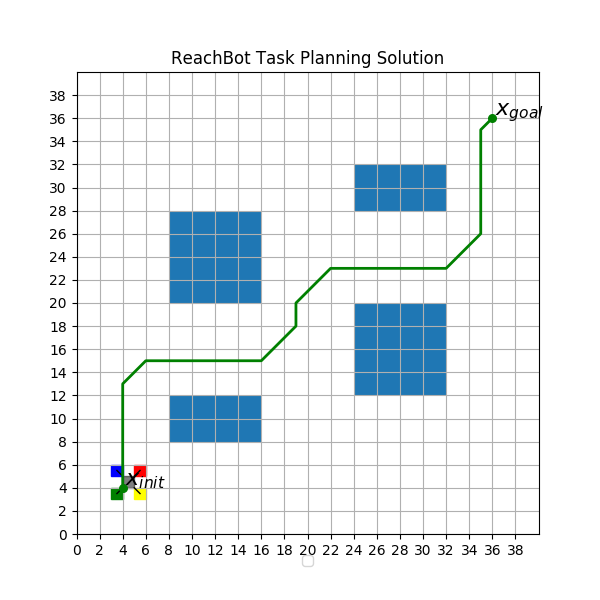
#> input picture Greedy_Heuristic_Approach/Snapshots/ReachBot_Astar_Plot0.png, 600 x 600 px; its folder holds 4 pictures in this run; the run also reads 1 picture not shown here
$ python ReachBot_CreateMovie.py
#> lines starting #> are read from the running program, lines starting #| are printed output that depends on the picture
import numpy as np
import imageio
import os
import glob

# Inspiration from the following stackoverflow which pushed me in the right direction:
# https://stackoverflow.com/questions/753190/programmatically-generate-video-or-animated-gif-in-python

path = os.getcwd()

filenames = glob.glob("*.png")
filenames.sort(key=os.path.getmtime)

images = list(map(lambda filename: imageio.imread(filename), filenames))
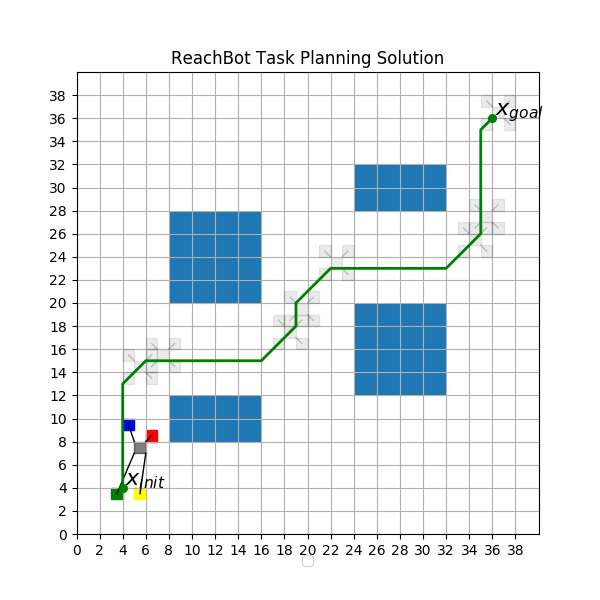
#> input picture Greedy_Heuristic_Approach/Snapshots/ReachBot_Astar_Plot10.png, 600 x 600 px
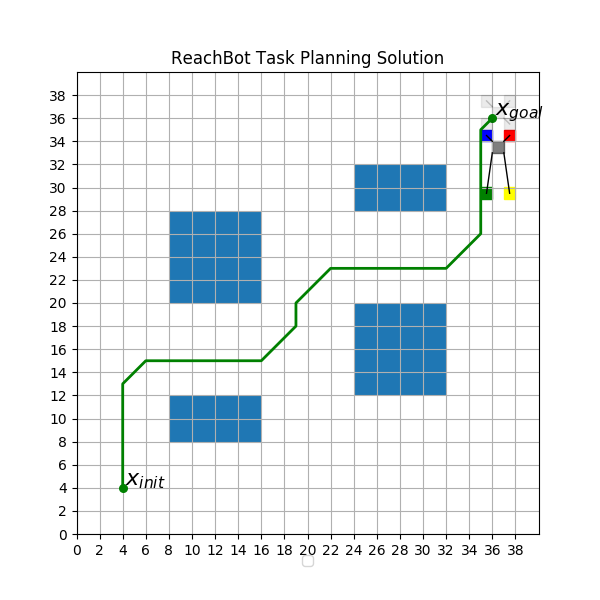
#> input picture Greedy_Heuristic_Approach/Snapshots/ReachBot_Astar_Plot100.png, 600 x 600 px
#> images = 4 items

imageio.mimsave(os.path.join('ReachBot_Solution_Animated.gif'), images, duration = 0.5) # modify duration as needed
